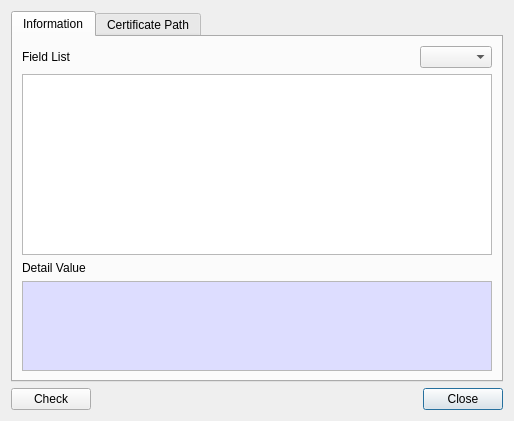
<?xml version="1.0" encoding="UTF-8"?>
<ui version="4.0">
 <class>CertInfoDlg</class>
 <widget class="QDialog" name="CertInfoDlg">
  <property name="geometry">
   <rect>
    <x>0</x>
    <y>0</y>
    <width>514</width>
    <height>421</height>
   </rect>
  </property>
  <property name="windowTitle">
   <string>Certificate information</string>
  </property>
  <layout class="QVBoxLayout" name="verticalLayout">
   <item>
    <widget class="QTabWidget" name="tabWidget">
     <property name="currentIndex">
      <number>0</number>
     </property>
     <widget class="QWidget" name="mInfoTab">
      <attribute name="title">
       <string>Information</string>
      </attribute>
      <layout class="QGridLayout" name="gridLayout_2">
       <item row="2" column="0">
        <widget class="QTableWidget" name="mFieldTable">
         <attribute name="horizontalHeaderHighlightSections">
          <bool>false</bool>
         </attribute>
        </widget>
       </item>
       <item row="3" column="0">
        <widget class="QLabel" name="label_2">
         <property name="text">
          <string>Detail Value</string>
         </property>
        </widget>
       </item>
       <item row="4" column="0">
        <widget class="QPlainTextEdit" name="mDetailText">
         <property name="maximumSize">
          <size>
           <width>16777215</width>
           <height>100</height>
          </size>
         </property>
         <property name="palette">
          <palette>
           <active>
            <colorrole role="Base">
             <brush brushstyle="SolidPattern">
              <color alpha="255">
               <red>221</red>
               <green>221</green>
               <blue>255</blue>
              </color>
             </brush>
            </colorrole>
           </active>
           <inactive>
            <colorrole role="Base">
             <brush brushstyle="SolidPattern">
              <color alpha="255">
               <red>221</red>
               <green>221</green>
               <blue>255</blue>
              </color>
             </brush>
            </colorrole>
           </inactive>
           <disabled/>
          </palette>
         </property>
         <property name="readOnly">
          <bool>true</bool>
         </property>
        </widget>
       </item>
       <item row="1" column="0">
        <layout class="QGridLayout" name="gridLayout_4">
         <property name="topMargin">
          <number>0</number>
         </property>
         <item row="0" column="2">
          <widget class="QComboBox" name="mFieldTypeCombo"/>
         </item>
         <item row="0" column="0">
          <widget class="QLabel" name="label">
           <property name="text">
            <string>Field List</string>
           </property>
          </widget>
         </item>
         <item row="0" column="1">
          <spacer name="horizontalSpacer_2">
           <property name="orientation">
            <enum>Qt::Horizontal</enum>
           </property>
           <property name="sizeHint" stdset="0">
            <size>
             <width>40</width>
             <height>20</height>
            </size>
           </property>
          </spacer>
         </item>
        </layout>
       </item>
      </layout>
     </widget>
     <widget class="QWidget" name="mPathTab">
      <attribute name="title">
       <string>Certificate Path</string>
      </attribute>
      <layout class="QGridLayout" name="gridLayout_3">
       <item row="1" column="0">
        <widget class="QTreeWidget" name="mCertPathTree">
         <property name="minimumSize">
          <size>
           <width>400</width>
           <height>160</height>
          </size>
         </property>
         <column>
          <property name="text">
           <string notr="true">1</string>
          </property>
         </column>
        </widget>
       </item>
       <item row="0" column="0">
        <widget class="QLabel" name="label_3">
         <property name="text">
          <string>Certificate Path Tree</string>
         </property>
        </widget>
       </item>
       <item row="2" column="0">
        <widget class="QLabel" name="label_4">
         <property name="text">
          <string>Certificate Status</string>
         </property>
        </widget>
       </item>
       <item row="3" column="0">
        <widget class="QPlainTextEdit" name="mCertStatusText">
         <property name="maximumSize">
          <size>
           <width>16777215</width>
           <height>100</height>
          </size>
         </property>
        </widget>
       </item>
      </layout>
     </widget>
    </widget>
   </item>
   <item>
    <layout class="QGridLayout" name="gridLayout">
     <property name="topMargin">
      <number>0</number>
     </property>
     <item row="0" column="2">
      <widget class="QPushButton" name="mCloseBtn">
       <property name="text">
        <string>Close</string>
       </property>
      </widget>
     </item>
     <item row="0" column="1">
      <spacer name="horizontalSpacer">
       <property name="orientation">
        <enum>Qt::Horizontal</enum>
       </property>
       <property name="sizeHint" stdset="0">
        <size>
         <width>40</width>
         <height>20</height>
        </size>
       </property>
      </spacer>
     </item>
     <item row="0" column="0">
      <widget class="QPushButton" name="mCheckBtn">
       <property name="text">
        <string>Check</string>
       </property>
      </widget>
     </item>
    </layout>
   </item>
  </layout>
 </widget>
 <tabstops>
  <tabstop>tabWidget</tabstop>
  <tabstop>mFieldTable</tabstop>
  <tabstop>mDetailText</tabstop>
  <tabstop>mCertPathTree</tabstop>
  <tabstop>mCertStatusText</tabstop>
  <tabstop>mCheckBtn</tabstop>
  <tabstop>mCloseBtn</tabstop>
 </tabstops>
 <resources/>
 <connections/>
</ui>
